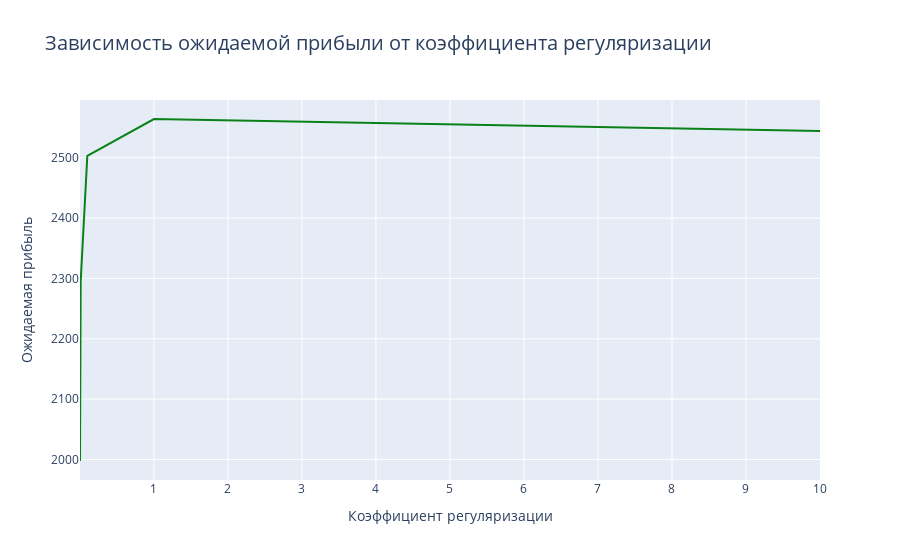

Notebook code for this chart:
### Markdown cell above
Для наглядности построю такой же график без учета больших C

### Code cell
c_reg = np.array(results.columns)
mean_profits = np.array(results.iloc[0].values)



fig = px.line(x=c_reg[:-3], 
              y=mean_profits[:-3], 
              title='Зависимость ожидаемой прибыли от коэффициента регуляризации',
              color_discrete_sequence=["#098117"])

fig.update_layout(
    xaxis_title='Коэффициент регуляризации',          
    yaxis_title='Ожидаемая прибыль',
    title_font_size=20,     
    font=dict(size=12)     
)

fig.update_traces(
    line_width=2       
)

fig.show()

### Figure 1 — Plotly figure (JSON) as saved in the notebook; plotly's stock layout.template omitted (floating-point values rounded to 4 significant figures)
{"data": [{"hovertemplate": "x=%{x}<br>y=%{y}<extra></extra>", "legendgroup": "", "line": {"color": "#098117", "dash": "solid", "width": 2}, "marker": {"symbol": "circle"}, "mode": "lines", "name": "", "orientation": "h", "showlegend": false, "type": "scatter", "x": [0.001, 0.01, 0.1, 1, 10], "xaxis": "x", "y": [1998.0, 2295.0, 2503.0, 2564.0, 2544.0], "yaxis": "y"}], "layout": {"font": {"size": 12}, "legend": {"tracegroupgap": 0}, "title": {"font": {"size": 20}, "text": "Зависимость ожидаемой прибыли от коэффициента регуляризации"}, "xaxis": {"anchor": "y", "domain": [0, 1], "title": {"text": "Коэффициент регуляризации"}}, "yaxis": {"anchor": "x", "domain": [0, 1], "title": {"text": "Ожидаемая прибыль"}}}}
